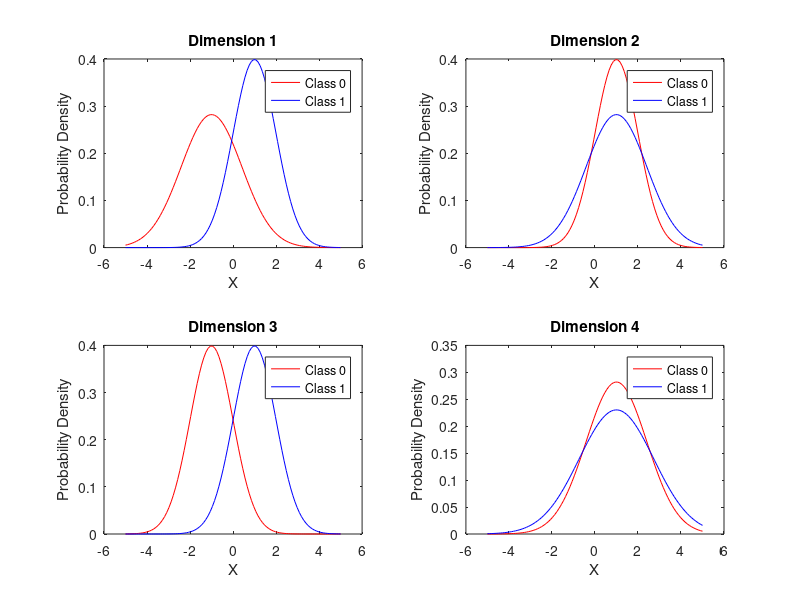

MATLAB code for this plot: (Note: this script raises an error after producing the figure.)

% EECE 5644 Introduction to Machine Learning and Pattern Recognition
% Northeastern University, Summer I 2023
% Ergest Beshaj 

clear
clc
close all

%% Problem 1

% Define parameters for each class
mu0 = [-1; 1; -1; 1]; % Mean of class 0
Sigma0 = [2 -0.5 0.3 0; -0.5 1 -0.5 0; 0.3 -0.5 1 0; 0 0 0 2]; % Covariance matrix of class 0
mu1 = [1; 1; 1; 1]; % Mean of class 1
Sigma1 = [1 0.3 -0.2 0; 0.3 2 0.3 0; -0.2 0.3 1 0; 0 0 0 3]; % Covariance matrix of class 1

% Define prior probabilities of each class
PY0 = 0.7;
PY1 = 0.3; 

% Generate samples for the random vector X
N = 10000; % Number of samples to generate

% array to hold samples and class labels
X = zeros(4,N);
labels = zeros(1,N);

% generate samples 
for i = 1:N
    if rand < PY0
        % class 0
        X(:, i) = mvnrnd(mu0, Sigma0);
        labels(i) = 0;
    else
        % class 1
        X(:, i) = mvnrnd(mu1, Sigma1);
        labels(i) = 1;
    end
end


%% PART 1-A

% Compute the likelihood ratio
pdf0 = mvnpdf(X', mu0', Sigma0);
pdf1 = mvnpdf(X', mu1', Sigma1);
likelihood_ratio =  pdf1 ./ pdf0;

% Loss matrix
% Assume 0-1 loss scenario 
cost01 = 1;
cost10 = 1;

% The entry at row i, column j is the cost of classifying a sample from class i-1 as class j-1
L = [0, cost01;  % cost01 is the cost of misclassifying a class 0 sample as class 1
    cost10, 0]; % cost10 is the cost of misclassifying a class 1 sample as class 0

% Determine the theoretical threshold gamma
gamma = (PY0 * (L(2,1) - L(1,1))) / (PY1 * (L(1, 2) - L(2,2)));
theoretical_gamma = gamma;

%% Plot the PDFs. Record the decisions. Calculate the risk for both cases. Find the min risk


% Plot the PDFs - this is just for us to verify the dataset

% Create a range of values for X to calculate the PDFs
X_range = linspace(-5, 5, 100);

% Create a 2-by-2 subplot layout
figure;
for i = 1:4
    subplot(2, 2, i);
    
    % Calculate the PDFs for the ith dimension
    pdf0_dim = normpdf(X_range, mu0(i), sqrt(Sigma0(i, i)));
    pdf1_dim = normpdf(X_range, mu1(i), sqrt(Sigma1(i, i)));

    % Plot the PDFs for the ith dimension
    plot(X_range, pdf0_dim, 'r');
    hold on;
    plot(X_range, pdf1_dim, 'b');
    
    % Set the title and labels
    title(['Dimension ' num2str(i)]);
    xlabel('X');
    ylabel('Probability Density');
    
    % Set the legend
    legend('Class 0', 'Class 1');
end

% Initialize an array to hold the class predictions with the min risk
min_risk_datapoints = zeros(1,N);
risk_classify_as_0 = zeros(1,N);
risk_classify_as_1 = zeros(1,N);
% Loop through each sample
for i = 1:N
    % Calculate the risk for classifying the sample as class 0
    risk_classify_as_0(i) = L(1,1) * PY0 * pdf0(i) + L(1,2) * PY1 * pdf1(i);
    
    % Calculate the risk for classifying the sample as class 1
    risk_classify_as_1(i) = L(2,1) * PY0 * pdf0(i) + L(2,2) * PY1 * pdf1(i);
    
    % Choose the class with the minimum risk
    if risk_classify_as_0(i) < risk_classify_as_1(i)
        min_risk_datapoints(i) = 0;
    else
        min_risk_datapoints(i) = 1;
    end
end


% Classify samples based on likelihood ratio and threshold
decisions = likelihood_ratio > gamma;
decisions = double(decisions); % Convert to numeric value 

T = table(decisions, risk_classify_as_0', risk_classify_as_1', min_risk_datapoints', ...
    'VariableNames', {'Decision', 'Risk_Classify_as_0', 'Risk_Classify_as_1', 'Class_Min_Risk'});

% Display the table - uncomment to show the table
 % disp(T);



%% PART 2-A, 3-A

% calculate the true positive rate, false positive rate, 
% false negative rate, and true negative rate. 

% Initialize the true positive and false positive rates

n = 100; % infinity
d = 0.01; % incremental step

true_positive_v = zeros(1, n/d);
false_positive_v = zeros(1, n/d);

gammas = zeros(1, n/d);
i=1; % index to store the TPR and FPR in vector

% set a min error very high in order to  be updated later 
min_error = Inf;

% set gamma optimal at 0 to start 
gamma_optimal = 0;

% Vary the threshold gamma
for gamma = 0:d:n
% gammas is used to store the range of gamma to be plotted in 3D ROC
gammas(i) = gamma;

% update the decision in response to changes in gamma 
decisions = likelihood_ratio > gamma;

    % Calculate

    % count the number of samples where the actual label is 1 (positive) 
    % and the predicted label is also 1 (positive).
    true_positive = sum(decisions(labels == 1)== 1);

    % count the number of samples where the actual label is 0 (negative) 
    % but the predicted label is 1 (positive).
    false_positive = sum(decisions(labels == 0)== 1);

    % count the number of samples where the actual label is 0 (negative) 
    % and the predicted label is also 0 (negative). 
    true_negative = sum(~decisions(labels == 0));

    % count the number of samples where the actual label is 1 (positive) 
    % but the predicted label is 0 (negative).
    false_negative = sum(~decisions(labels == 1));
    
    true_positive_rate = true_positive / (true_positive + false_negative);
    false_positive_rate = false_positive / (false_positive + true_negative);
    false_negative_rate = false_negative / (false_negative + true_positive);

    % Append the TPR and FPR to their respective vectors
    true_positive_v(i) = true_positive_rate;
    false_positive_v(i) = false_positive_rate;

    error_probability = false_positive_rate * PY0 + false_negative_rate * PY1;

    if error_probability < min_error
        min_error = error_probability;
        gamma_optimal = gamma;
    end

    i=i+1;
end

% Plot the ROC curve
figure;
plot(false_positive_v, true_positive_v);
xlabel('False Positive Rate');
ylabel('True Positive Rate');
title('ROC Curve');
grid on;


% calculate the true positive and false positive rate for the optimal gamma
decisions_opt = likelihood_ratio > gamma_optimal;
true_positive_opt = sum(decisions_opt(labels == 1)== 1);
false_positive_opt = sum(decisions_opt(labels == 0)== 1);
true_negative_opt = sum(~decisions_opt(labels == 0));
false_negative_opt = sum(~decisions_opt(labels == 1));

true_positive_rate_opt = true_positive_opt / (true_positive_opt + false_negative_opt);
false_positive_rate_opt = false_positive_opt / (false_positive_opt + true_negative_opt);

% plot the optimal gamma on the ROC curve
hold on;
plot(false_positive_rate_opt, true_positive_rate_opt, 'go', 'MarkerSize', 8);
hold off;


% Plot the 3D ROC curve
figure;
plot3(false_positive_v, true_positive_v,gammas);
grid on;
xlabel('False Positive Rate');
ylabel('True Positive Rate');
zlabel('Threshold (\gamma)');
title('3D ROC Curve');

% the optimal gamma on the 3D ROC curve
hold on;
plot3(false_positive_rate_opt, true_positive_rate_opt, gamma_optimal, 'go', 'MarkerSize', 8);
hold off;

fprintf('At gamma = 0, the ROC curve is at :  %.0f , %.0f.\n', false_positive_v(1), true_positive_v(1));
fprintf('At gamma = infinit, the ROC curve is at :  %.0f , %.0f.\n', false_positive_v(n/d), true_positive_v(n/d));
fprintf('Optimal gamma that minimizes the error: %.3f\n', gamma_optimal);
fprintf('Theoretical gamma is: %.3f\n', theoretical_gamma);
fprintf('P(error)_min = %.3f\n', min_error);


%% Summary 

% The obtained threshold value (gamma) is not precisely the one calculated 
% theoretically, given the defined parameters such as mean, covariance, 
% and priors. This discrepancy is due to the randomness introduced while 
% drawing samples from the distributions defined by these parameters. 
% Consequently, every time the script runs, it generates varying samples. 
% 
% This variance influences other components as well such as likelihood 
% ratios, decisions, true and false positive rates, among others.
% Therefore, the resulting gamma value, although not identical, hover 
% around the theoretical value.


%% PART B
% Define the covariance matrix of the Naive Bayes Classifier
Sigma0_NB = diag(diag(Sigma0));
Sigma1_NB = diag(diag(Sigma1));

% Compute the likelihood ratio for the Naive Bayes Classifier
pdf0_NB = mvnpdf(X', mu0', Sigma0_NB);
pdf1_NB = mvnpdf(X', mu1', Sigma1_NB);
likelihood_ratio_NB =  pdf1_NB ./ pdf0_NB;

true_positive_v_NB = zeros(1, n/d);
false_positive_v_NB = zeros(1, n/d);
gammas_NB = zeros(1, n/d);
j=1;
min_error_NB = Inf;
gamma_optimal_NB = 0;

for gamma_NB = 0:d:n
    gammas_NB(j) = gamma_NB;
    decisions_NB = likelihood_ratio_NB > gamma_NB;

    true_positive_NB = sum(decisions_NB(labels == 1)== 1);
    false_positive_NB = sum(decisions_NB(labels == 0)== 1);
    true_negative_NB = sum(~decisions_NB(labels == 0));
    false_negative_NB = sum(~decisions_NB(labels == 1));
    
    true_positive_rate_NB = true_positive_NB / (true_positive_NB + false_negative_NB);
    false_positive_rate_NB = false_positive_NB / (false_positive_NB + true_negative_NB);
    false_negative_rate_NB = false_negative_NB / (false_negative_NB + true_positive_NB);

    true_positive_v_NB(j) = true_positive_rate_NB;
    false_positive_v_NB(j) = false_positive_rate_NB;

    error_probability_NB = false_positive_rate_NB * PY0 + false_negative_rate_NB * PY1;

    if error_probability_NB < min_error_NB
        min_error_NB = error_probability_NB;
        gamma_optimal_NB = gamma_NB;
    end

    j=j+1;
end

% Plot the ROC curve for the Naive Bayes Classifier
figure;
plot(false_positive_v_NB, true_positive_v_NB);
xlabel('False Positive Rate');
ylabel('True Positive Rate');
title('ROC Curve for Naive Bayes Classifier');
grid on;

% calculate the true positive and false positive rate for the optimal gamma for Naive Bayes
decisions_opt_NB = likelihood_ratio_NB > gamma_optimal_NB;
true_positive_opt_NB = sum(decisions_opt_NB(labels == 1)== 1);
false_positive_opt_NB = sum(decisions_opt_NB(labels == 0)== 1);
true_negative_opt_NB = sum(~decisions_opt_NB(labels == 0));
false_negative_opt_NB = sum(~decisions_opt_NB(labels == 1));

true_positive_rate_opt_NB = true_positive_opt_NB / (true_positive_opt_NB + false_negative_opt_NB);
false_positive_rate_opt_NB = false_positive_opt_NB / (false_positive_opt_NB + true_negative_opt_NB);

% plot the optimal gamma on the ROC curve
hold on;
plot(false_positive_rate_opt_NB, true_positive_rate_opt_NB, 'go', 'MarkerSize', 10);
hold off;

% Plot the 3D ROC curve
figure;
plot3(false_positive_v, true_positive_v, gammas);
grid on;
xlabel('False Positive Rate');
ylabel('True Positive Rate');
zlabel('Threshold (\gamma)');
title('3D ROC Curve');

% the optimal gamma on the 3D ROC curve
hold on;
plot3(false_positive_rate_opt_NB, true_positive_rate_opt_NB, gamma_optimal_NB, 'go', 'MarkerSize', 10);
hold off;

fprintf('\nNaive Bayes Classifier\n')

fprintf('At gamma = 0, the ROC curve is at :  %.0f , %.0f.\n', false_positive_v(1), true_positive_v(1));
fprintf('At gamma = infinit, the ROC curve is at :  %.0f , %.0f.\n', false_positive_v(n/d), true_positive_v(n/d));
fprintf('Optimal gamma that minimizes the error: %.3f\n', gamma_optimal_NB);
fprintf('P(error)_min = %.3f\n', min_error);

% Plotting the first ROC
plot(false_positive_v, true_positive_v, 'b');
hold on;

% Plotting the second ROC
plot(false_positive_v_NB, true_positive_v_NB, 'r'); 

% Adding labels and title
xlabel('False Positive Rate');
ylabel('True Positive Rate');
title('ROC Curve Comparison');
grid on;

% Adding a legend
legend('ROC_A', 'ROC_B');


